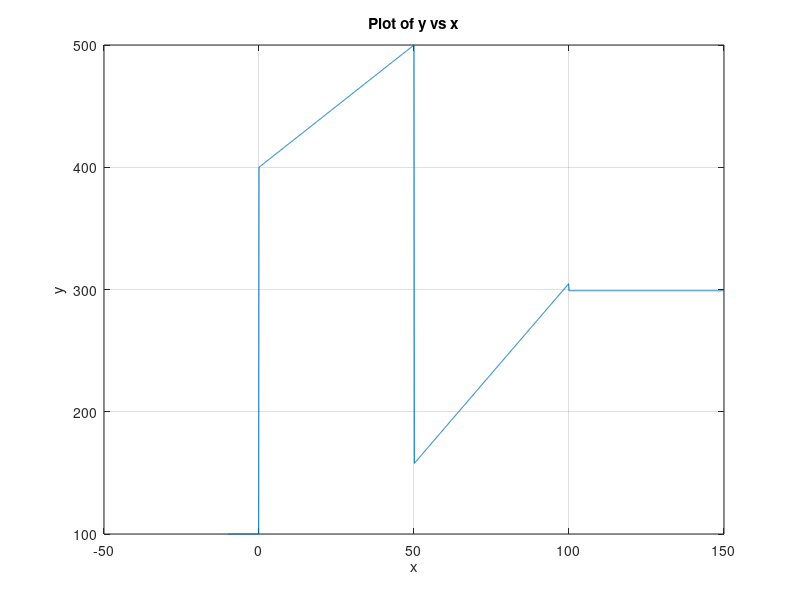

Source code (MATLAB):
% Request user input for the desired x value, prompting a message in the console
x = input('Please enter the value for x: ');

% Conditional structure to calculate the corresponding y value based on the input value of 'x'
if x < 0
    y = 100; % If x is less than 0, y is set to 100
elseif x >= 0 && x <= 50
    y = 2 * (x + 200); % If x is between 0 and 50 (inclusive), calculate y using this formula
elseif x > 50 && x < 100
    y = 3 * x - x / 20 + 10; % If x is between 50 and 100 (exclusive), calculate y using a different formula
elseif x >= 100
    y = 299; % If x is 100 or greater, y is set to 299
end

% Display the result showing the x and corresponding y value
disp(['For x = ', num2str(x), ', y = ', num2str(y)]);

% Generate a range of x values from -10 to 150 inclusive, with a step size of 0.1, for plotting purposes
x_vals = -10:0.1:150;

% Create an array of zeros that is the same size as x_vals to store the corresponding y values for plotting
y_vals = zeros(size(x_vals));

% Loop over the x_vals array to calculate the y values using the same logic as above
for i = 1:length(x_vals)
    current_x = x_vals(i); % The current x value based on the iteration index
    % Conditional logic identical to the above, applied to each element in x_vals
    if current_x < 0
        y_vals(i) = 100;
    elseif current_x >= 0 && current_x <= 50
        y_vals(i) = 2 * (current_x + 200);
    elseif current_x > 50 && current_x < 100
        y_vals(i) = 3 * current_x - current_x / 20 + 10;
    elseif current_x >= 100
        y_vals(i) = 299;
    end
end

% Plot the relationship between all values in x_vals and their corresponding y_vals
plot(x_vals, y_vals);
title('Plot of y vs x'); % Add a title to the plot
xlabel('x'); % Label the x-axis
ylabel('y'); % Label the y-axis
grid on; % Turn on the grid for the plot to improve readability